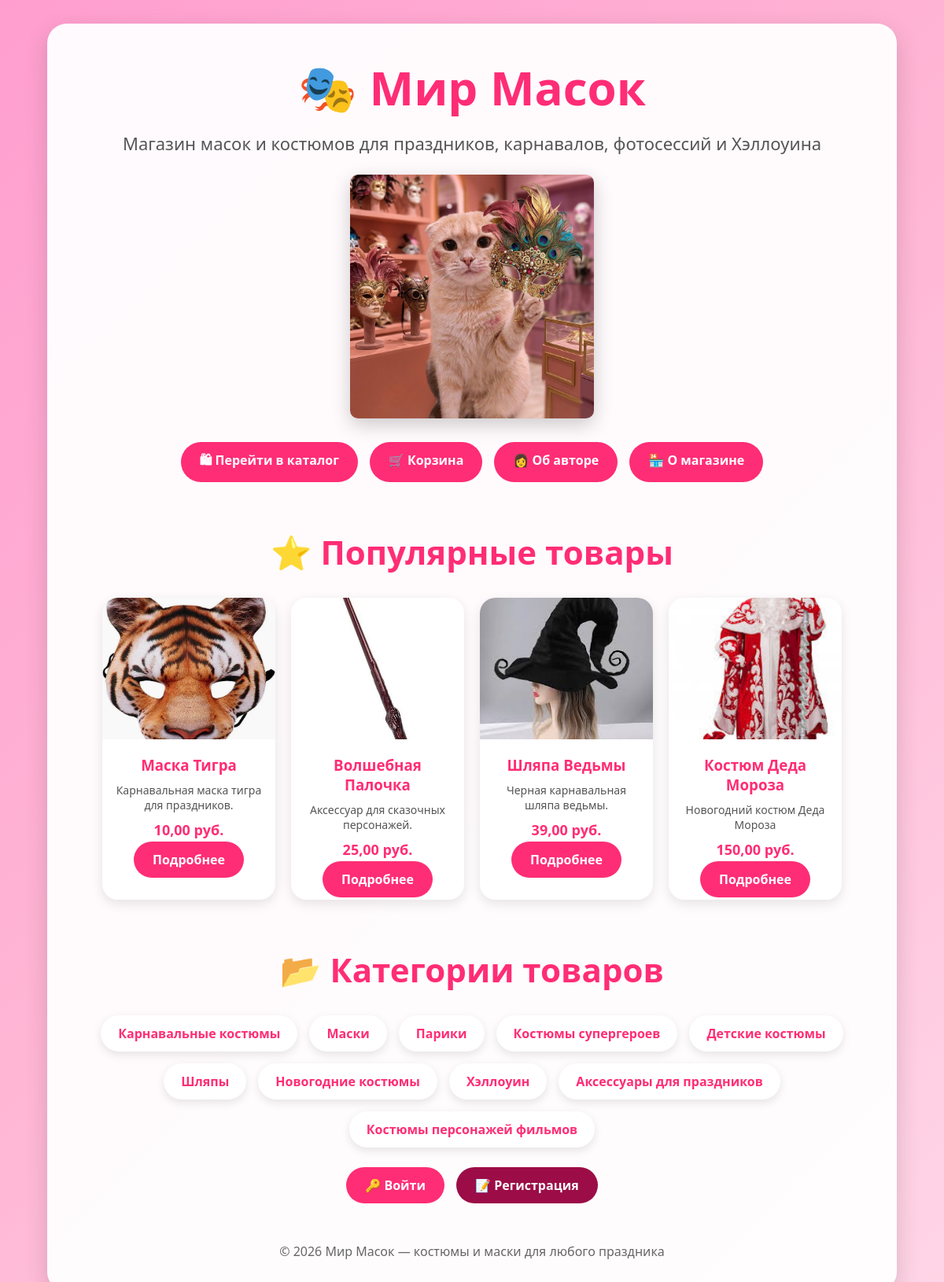
The page / on the database its author committed.
### store/models.py (models this page shows, shortened)
class Product(models.Model):
    name = models.CharField(
        max_length=200,
        verbose_name="Название"
    )
    description = models.TextField(
        verbose_name="Описание"
    )
    photo = models.ImageField(
        upload_to="products/",
        verbose_name="Фото товара"
    )
    price = models.DecimalField(
        max_digits=10,
        decimal_places=2,
        validators=[MinValueValidator(0)],
        verbose_name="Цена"
    )
    stock_quantity = models.IntegerField(
        validators=[MinValueValidator(0)],
        verbose_name="Количество на складе"
    )
    categories = models.ManyToManyField(
    Category,
    verbose_name="Категории товаров"
)
    manufacturer = models.ForeignKey(
        Manufacturer,
        on_delete=models.CASCADE,
        verbose_name="Производитель"
    )
    class Meta:
        verbose_name = "Товар"
        verbose_name_plural = "Товары"

class Category(models.Model):
    name = models.CharField(
        max_length=100,
        verbose_name="Название"
    )
    description = models.TextField(
        blank=True,
        verbose_name="Описание"
    )
    class Meta:
        verbose_name = "Категория товара"
        verbose_name_plural = "Категории товаров"

### store/views.py (the view)
# urls.py: path('', views.main_page, name='main'),
def main_page(request):
    products = Product.objects.order_by('-id')[:4]
    categories = Category.objects.all()
    return render(
        request,
        'store/index.html',
        {
            'products': products,
            'categories': categories
        }
    )

### store/templates/store/index.html (shortened to what this page needs)
{% load static %}
<!DOCTYPE html>
<html lang="ru">
<head>
</head>
<body>
<div class="container">
<div class="hero">
    <h1>🎭 Мир Масок</h1>
    <p>
        Магазин масок и костюмов для праздников,
        карнавалов, фотосессий и Хэллоуина
    </p>
    <img
        src="{% static 'images/chichi.png' %}"
        alt="Мир Масок"
        class="hero-image"
    >
    <div class="buttons">
        <a href="/catalog/" class="btn">
            🛍 Перейти в каталог
        </a>
        <a href="/cart/" class="btn">
            🛒 Корзина
        </a>
        <a href="/about/" class="btn">
            👩 Об авторе
        </a>
        <a href="/shop-info/" class="btn">
            🏪 О магазине
        </a>
    </div>
</div>
<h2 class="section-title">
    ⭐ Популярные товары
</h2>
<div class="products-grid">
    {% for product in products %}
    <div class="product-card">
        {% if product.photo %}
        <img
            src="{{ product.photo.url }}"
            alt="{{ product.name }}"
        >
        {% endif %}
        <div class="product-info">
            <h3>{{ product.name }}</h3>
            <p>
                {{ product.description|truncatechars:50 }}
            </p>
            <div class="price">
                {{ product.price }} руб.
            </div>
            <a
                href="{% url 'product_detail' product.id %}"
                class="btn"
            >
                Подробнее
            </a>
        </div>
    </div>
    {% empty %}
    <p>Товары пока не добавлены.</p>
    {% endfor %}
</div>
<h2 class="section-title">
    📂 Категории товаров
</h2>
<div class="categories">
    {% for category in categories %}
    <a
        href="{% url 'catalog' %}?category={{ category.id }}"
        class="category-btn"
    >
        {{ category.name }}
    </a>
    {% endfor %}
</div>
{% if user.is_authenticated %}
<div class="user-box">
    <p>
        👋 Добро пожаловать,
        <b>{{ user.username }}</b>
    </p>
    <br>
    <form action="{% url 'logout' %}" method="post">
        {% csrf_token %}
        <button
            type="submit"
            class="btn"
        >
            🚪 Выйти
        </button>
    </form>
</div>
{% else %}
<div class="buttons">
    <a
        href="{% url 'login' %}"
        class="btn"
    >
        🔑 Войти
    </a>
    <a
        href="{% url 'register' %}"
        class="btn register-btn"
    >
        📝 Регистрация
    </a>
</div>
{% endif %}
<footer>
    © 2026 Мир Масок — костюмы и маски для любого праздника
</footer>
</div>
</body>
</html>

### store/templates/store/index.html (style rules this page uses)
* { margin:0; padding:0; box-sizing:border-box; }
body { font-family:'Segoe UI',sans-serif; background:linear-gradient( 135deg, #ff9ecf, #ffb7d5, #ffd6e7 ); }
.container { width:90%; max-width:1200px; margin:30px auto; background:rgba(255,255,255,.95); border-radius:25px; padding:40px; box-shadow: 0 10px 30px rgba(0,0,0,.15); position:relative; }
.hero { text-align:center; }
.hero h1 { color:#ff2d75; font-size:60px; margin-bottom:15px; }
.hero p { color:#555; font-size:22px; margin-bottom:25px; }
.hero-image { width:310px; height:310px; object-fit:cover; object-position:center 60%; border-radius:10px; box-shadow: 0 8px 25px rgba(0,0,0,.2); }
.buttons { margin-top:25px; display:flex; justify-content:center; flex-wrap:wrap; gap:15px; }
.btn { text-decoration:none; background:#ff2d75; color:white; padding:12px 24px; border:none; border-radius:50px; font-weight:600; cursor:pointer; transition:.3s; }
.section-title { text-align:center; color:#ff2d75; margin-top:60px; margin-bottom:30px; font-size:42px; }
.products-grid { display:grid; grid-template-columns: repeat(auto-fit,minmax(200px,220px)); justify-content:center; gap:20px; }
.product-card { background:white; border-radius:20px; overflow:hidden; box-shadow: 0 5px 15px rgba(0,0,0,.1); transition:.3s; }
.product-card img { width:100%; height:180px; object-fit:cover; }
.product-info { padding:15px; text-align:center; }
.product-info h3 { color:#ff2d75; margin-bottom:10px; }
.product-info p { color:#555; font-size:14px; margin-bottom:10px; }
.price { color:#ff2d75; font-size:18px; font-weight:bold; margin-bottom:15px; }
.categories { display:flex; justify-content:center; flex-wrap:wrap; gap:15px; }
.category-btn { text-decoration:none; background:white; color:#ff2d75; padding:12px 22px; border-radius:30px; font-weight:bold; box-shadow: 0 4px 12px rgba(0,0,0,.1); transition:.3s; }
.register-btn { background:#9c0d47; }
footer { margin-top:50px; text-align:center; color:#666; }

### rows shown on the page
Product: photo (picture), name "Маска Тигра", description "Карнавальная маска тигра для праздников.", price "10,00"
Product: photo (picture), name "Волшебная Палочка", description "Аксессуар для сказочных персонажей.", price "25,00"
Product: photo (picture), name "Шляпа Ведьмы", description "Черная карнавальная шляпа ведьмы.", price "39,00"
Product: photo (picture), name "Костюм Деда Мороза", description "Новогодний костюм Деда Мороза", price "150,00"
Category: name "Карнавальные костюмы"
Category: name "Маски"
Category: name "Парики"
Category: name "Костюмы супергероев"
Category: name "Детские костюмы"
Category: name "Шляпы"
Category: name "Новогодние костюмы"
Category: name "Хэллоуин"
Category: name "Аксессуары для праздников"
Category: name "Костюмы персонажей фильмов"
